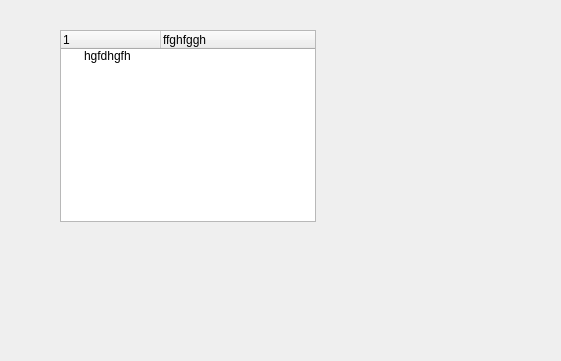
<?xml version="1.0" encoding="UTF-8"?>
<ui version="4.0">
 <class>Form</class>
 <widget class="QWidget" name="Form">
  <property name="geometry">
   <rect>
    <x>0</x>
    <y>0</y>
    <width>561</width>
    <height>361</height>
   </rect>
  </property>
  <property name="windowTitle">
   <string>Form</string>
  </property>
  <widget class="QTreeWidget" name="treeWidget">
   <property name="geometry">
    <rect>
     <x>60</x>
     <y>30</y>
     <width>256</width>
     <height>192</height>
    </rect>
   </property>
   <column>
    <property name="text">
     <string>1</string>
    </property>
   </column>
   <column>
    <property name="text">
     <string>ffghfggh</string>
    </property>
   </column>
   <item>
    <property name="text">
     <string>hgfdhgfh</string>
    </property>
   </item>
  </widget>
 </widget>
 <resources/>
 <connections/>
</ui>
